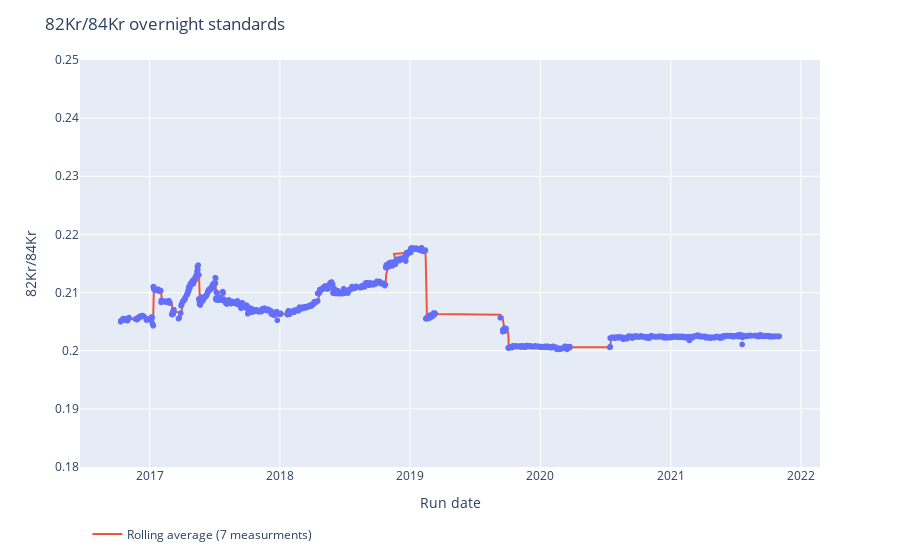

Here is the notebook cell this chart was saved with:
### Code cell
fig1 = px.scatter(hhf, x=hhf['Date'], y=hhf[ratio1], log_y=False)
fig1.add_scatter(name='Rolling average (7 measurments)',x=hhf['Date'], y=hhf[f'{ratio1}_rolling_avg'], mode='lines')
fig1.update_layout(
    title=f"{ratio1} overnight standards",  xaxis_title="Run date", yaxis_title=ratio1)
fig1.update_layout(legend=dict(yanchor="bottom",y=-0.2,xanchor="left",x=0.01))
fig1.update(layout_yaxis_range=[0.18,0.25])
fig1.show()

### Figure 1 — Plotly figure (JSON) as saved in the notebook; plotly's stock layout.template omitted (floating-point values rounded to 4 significant figures; data arrays with more than 128 entries replaced by an {"elided": "..."} marker saying what was removed)
{"data": [{"hovertemplate": "Date=%{x}<br>82Kr/84Kr=%{y}<extra></extra>", "legendgroup": "", "marker": {"color": "#636efa", "symbol": "circle"}, "mode": "markers", "name": "", "showlegend": false, "type": "scattergl", "x": {"elided": "2165 str values"}, "xaxis": "x", "y": {"elided": "2165 float values"}, "yaxis": "y"}, {"mode": "lines", "name": "Rolling average (7 measurments)", "type": "scatter", "x": {"elided": "2165 str values"}, "y": {"elided": "2165 float values"}}], "layout": {"legend": {"tracegroupgap": 0, "x": 0.01, "xanchor": "left", "y": -0.2, "yanchor": "bottom"}, "margin": {"t": 60}, "title": {"text": "82Kr/84Kr overnight standards"}, "xaxis": {"anchor": "y", "domain": [0, 1], "title": {"text": "Run date"}}, "yaxis": {"anchor": "x", "domain": [0, 1], "range": [0.18, 0.25], "title": {"text": "82Kr/84Kr"}}}}
